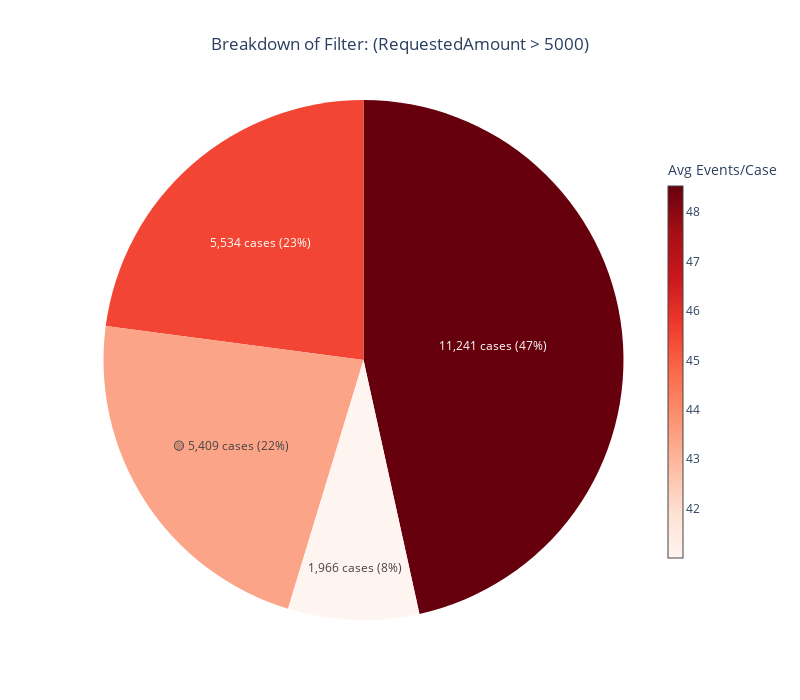

The cell this chart's notebook holds for it:
### Code cell
pie('rs_Over5K', log_view, metric='avg_events_per_case', details=False)

### Figure 1 — Plotly figure (JSON) as saved in the notebook; plotly's stock layout.template omitted (floating-point values rounded to 4 significant figures)
{"data": [{"customdata": [["(event in { 'A_Submitted' }) ✅ →<br>(LoanGoal in { 'Car' }) ✅ →<br>(RequestedAmount > 5000) ✅"], ["(event in { 'A_Submitted' }) ✅ →<br>(LoanGoal in { 'Car' }) ❌ →<br>(RequestedAmount > 5000) ✅"], ["(event in { 'A_Submitted' }) ❌ →<br>(LoanGoal in { 'Car' }) ✅ →<br>(RequestedAmount > 5000) ✅"], ["(event in { 'A_Submitted' }) ❌ →<br>(LoanGoal in { 'Car' }) ❌ →<br>(RequestedAmount > 5000) ✅"]], "hovertemplate": "<b>%{customdata[0]}</b><extra></extra>", "labels": ["🟡 5,409 cases (22%)", "11,241 cases (47%)", "1,966 cases (8%)", "5,534 cases (23%)"], "marker": {"colors": ["rgb(252, 164, 135)", "rgb(103, 0, 13)", "rgb(255, 245, 240)", "rgb(242, 69, 51)"]}, "textinfo": "label", "type": "pie", "values": [5409, 11241, 1966, 5534]}, {"hoverinfo": "none", "marker": {"cmax": 48.53, "cmin": 41.0, "color": [41.0], "colorbar": {"len": 0.8, "thickness": 15, "title": {"text": "Avg Events/Case"}}, "colorscale": [[0, "rgb(255,245,240)"], [0.125, "rgb(254,224,210)"], [0.25, "rgb(252,187,161)"], [0.375, "rgb(252,146,114)"], [0.5, "rgb(251,106,74)"], [0.625, "rgb(239,59,44)"], [0.75, "rgb(203,24,29)"], [0.875, "rgb(165,15,21)"], [1, "rgb(103,0,13)"]], "showscale": true}, "mode": "markers", "showlegend": false, "type": "scatter", "x": [null], "y": [null]}], "layout": {"height": 700, "paper_bgcolor": "white", "plot_bgcolor": "white", "showlegend": false, "title": {"text": "Breakdown of Filter: (RequestedAmount > 5000)", "x": 0.5}, "width": 800, "xaxis": {"showgrid": false, "showticklabels": false, "zeroline": false}, "yaxis": {"showgrid": false, "showticklabels": false, "zeroline": false}}}
